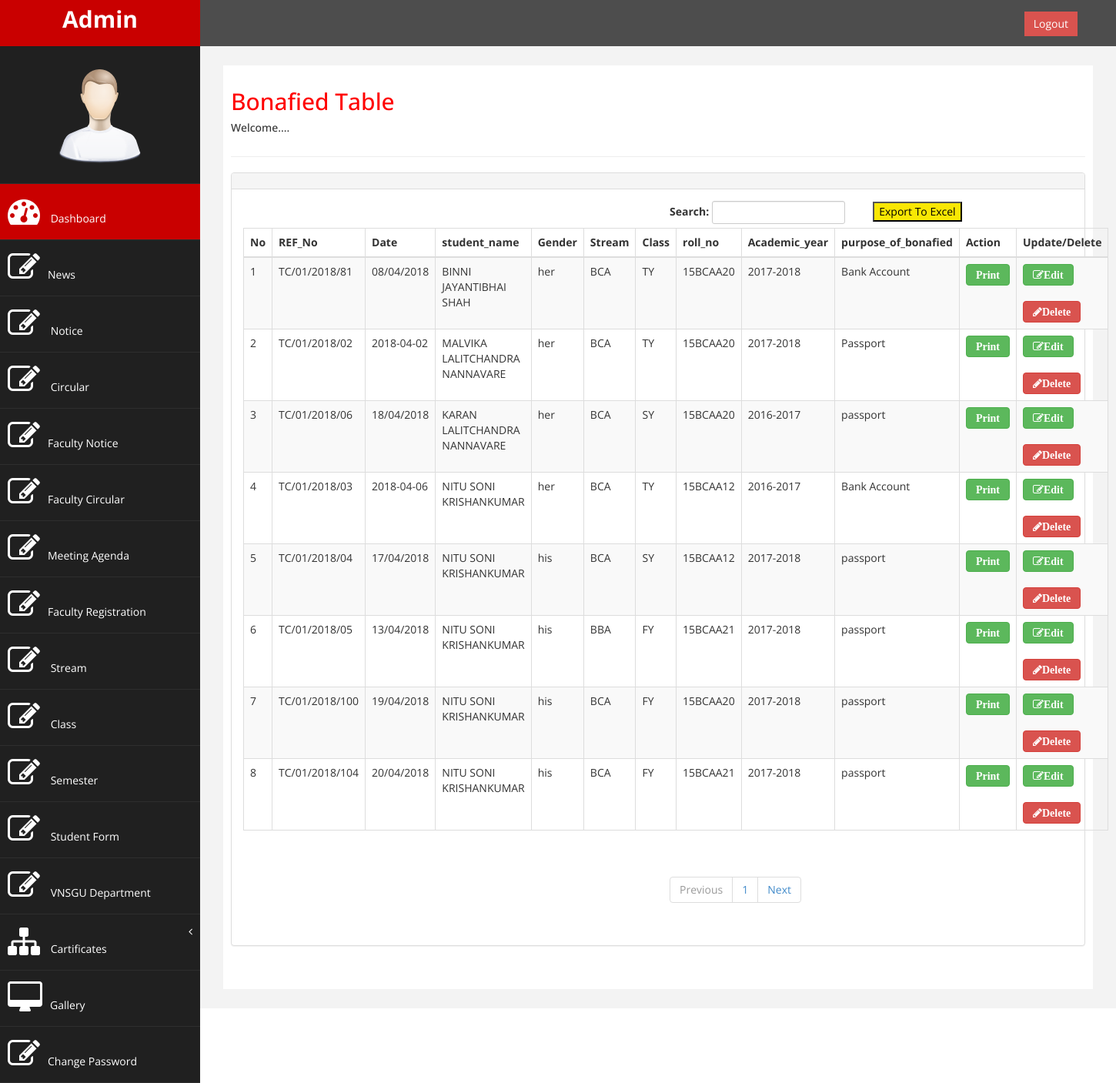
Page /admin/viewbonafied.php (signed in) on the committed database.
### tables this page shows
CREATE TABLE `bonafied` (
  `bono_id` int(11) NOT NULL,
  `re_no` varchar(50) DEFAULT NULL,
  `date` varchar(20) DEFAULT NULL,
  `student_id` int(100) DEFAULT NULL,
  `gender1` varchar(20) DEFAULT NULL,
  `class_id` int(11) NOT NULL,
  `stream_id` int(10) DEFAULT NULL,
  `roll_no` varchar(30) DEFAULT NULL,
  `academic_year` varchar(30) DEFAULT NULL,
  `bonafied_purpose_id` int(10) DEFAULT NULL
);

CREATE TABLE `student_detail` (
  `student_id` int(11) NOT NULL,
  `name` varchar(50) DEFAULT NULL,
  `address` varchar(100) DEFAULT NULL,
  `city` varchar(30) DEFAULT NULL,
  `pin` int(11) DEFAULT NULL,
  `mobile` bigint(20) DEFAULT NULL,
  `email` varchar(35) DEFAULT NULL,
  `dob` date NOT NULL,
  `stream_id` int(11) DEFAULT NULL,
  `class_id` int(11) DEFAULT NULL
);

CREATE TABLE `stream` (
  `stream_id` int(11) NOT NULL,
  `stream` varchar(20) DEFAULT NULL
);

CREATE TABLE `type_of_class` (
  `class_id` int(11) NOT NULL,
  `stream_id` int(11) NOT NULL,
  `class` varchar(20) DEFAULT NULL
);

CREATE TABLE `bonafied_purpose` (
  `bonafied_purpose_id` int(11) NOT NULL,
  `purpose_of_bonafied` varchar(200) DEFAULT NULL
);

### admin/viewbonafied.php (the view, shortened to what this page needs)
<?php
$servername = "localhost";
$username = "root";
$password = "";
$dbname = "oas";
$conn = new mysqli($servername, $username, $password, $dbname);
?>
<!DOCTYPE html PUBLIC "-//W3C//DTD XHTML 1.0 Transitional//EN" "http://www.w3.org/TR/xhtml1/DTD/xhtml1-transitional.dtd">
<html xmlns="http://www.w3.org/1999/xhtml">
<head>
</head>
<body>
<?php include 'header1.php';?>
<div id="page-wrapper" >
            <div id="page-inner">
                <div class="row">
                    <div class="col-md-12">
                     <h2>Bonafied Table</h2>
                        <h5>Welcome.... </h5>
                    </div>
                </div>
                 <hr />
          <div class="row">
                <div class="col-md-12">
                    <div class="panel panel-default">
                        <div class="panel-heading">
                        </div>
                        <div class="panel-body">
                            <div class="table-responsive">
                                <div id="dataTables-example_wrapper" class="dataTables_wrapper form-inline" role="grid"><div class="row"><div class="col-sm-6"><div class="dataTables_length" id="dataTables-example_length"></div></div><div class="col-sm-6"><div id="dataTables-example_filter" class="dataTables_filter"><label>Search:&nbsp;<input type="search" class="form-control input-sm" aria-controls="dataTables-example" onKeyUp="aa();" id="sea">&nbsp;&nbsp;&nbsp;&nbsp;&nbsp;&nbsp;&nbsp;&nbsp;&nbsp;&nbsp;</label><button style="background:#F9E704"><a href="exportbonafide.php"><font color="#000000">Export To Excel</font></a></button></div></div></div><div id="data"><table class="table table-striped table-bordered table-hover dataTable no-footer" id="dataTables-example" aria-describedby="dataTables-example_info">
                                    <thead>
                                        <tr role="row"><th class="sorting_asc" tabindex="0" aria-controls="dataTables-example" rowspan="1" colspan="1" aria-sort="ascending" aria-label="Rendering engine: activate to sort column ascending" style="width: 200px;">No</th><th class="sorting_asc" tabindex="0" aria-controls="dataTables-example" rowspan="1" colspan="1" aria-sort="ascending" aria-label="Rendering engine: activate to sort column ascending" style="width: 200px;">REF_No</th><th class="sorting" tabindex="0" aria-controls="dataTables-example" rowspan="1" colspan="1" aria-label="Browser: activate to sort column ascending" style="width: 292px;">Date</th><th class="sorting" tabindex="0" aria-controls="dataTables-example" rowspan="1" colspan="1" aria-label="Browser: activate to sort column ascending" style="width: 292px;">student_name</th><th class="sorting" tabindex="0" aria-controls="dataTables-example" rowspan="1" colspan="1" aria-label="Browser: activate to sort column ascending" style="width: 292px;">Gender</th><th class="sorting" tabindex="0" aria-controls="dataTables-example" rowspan="1" colspan="1" aria-label="Browser: activate to sort column ascending" style="width: 292px;">Stream</th><th class="sorting" tabindex="0" aria-controls="dataTables-example" rowspan="1" colspan="1" aria-label="Browser: activate to sort column ascending" style="width: 292px;">Class</th><th class="sorting" tabindex="0" aria-controls="dataTables-example" rowspan="1" colspan="1" aria-label="Browser: activate to sort column ascending" style="width: 292px;">roll_no</th><th class="sorting" tabindex="0" aria-controls="dataTables-example" rowspan="1" colspan="1" aria-label="Browser: activate to sort column ascending" style="width: 292px;">Academic_year</th><th class="sorting" tabindex="0" aria-controls="dataTables-example" rowspan="1" colspan="1" aria-label="Browser: activate to sort column ascending" style="width: 292px;">purpose_of_bonafied</th> <th class="sorting" tabindex="0" aria-controls="dataTables-example" rowspan="1" colspan="1" aria-label="Browser: activate to sort column ascending" style="width: 292px;">Action</th><th class="sorting" tabindex="0" aria-controls="dataTables-example" rowspan="1" colspan="1" aria-label="Browser: activate to sort column ascending" style="width: 292px;">Update/Delete</th></tr>
                                    </thead>
                                    <tbody>
                                    <?php
						                                        $record_per_page=10;
$page='';
if(isset($_GET["page"]))
{
	$page=$_GET["page"];
}
else
{
	$page=1;
}
$start_from=($page-1)*$record_per_page;
									     $ret="select a.bono_id,b.name,a.gender1,s.stream,c.class,p.purpose_of_bonafied,a.re_no,a.date,a.roll_no,a.academic_year from bonafied a,student_detail b,type_of_class c,stream s,bonafied_purpose p where a.student_id=b.student_id and a.stream_id=s.stream_id and a.class_id=c.class_id and a.bonafied_purpose_id=p.bonafied_purpose_id order by bono_id ASC LIMIT $start_from,$record_per_page";
$stmt = $conn->prepare($ret) ;
$stmt->execute() ;
$res=$stmt->get_result();
$cnt=1;
while($row=$res->fetch_object())
	  {
	  	?>
                                    <tr class="gradeA odd">
                                            <td class="sorting_1"><?php echo $cnt;;?></td>
                                            <td class=" "><?php echo $row->re_no;?></td>
                                            <td class=" "><?php echo $row->date;?></td>
                                            <td class=" "><?php echo $row->name;?></td>
                                            <td class=" "><?php echo $row->gender1;?></td>
                                            <td class=" "><?php echo $row->stream;?></td>
                                            <td class=" "><?php echo $row->class;?></td>
                                            <td class=" "><?php echo $row->roll_no;?></td>
                                            <td class=" "><?php echo $row->academic_year;?></td>
                                            <td class=" "><?php echo $row->purpose_of_bonafied;?></td>
                                             <td><a href="bonafieddesign.php?bono_id=<?php echo $row->bono_id;?>" class="btn btn-success fa "><b>Print</b></a></td>
                                            <td><a href="updatebonafied.php?bono_id=<?php echo $row->bono_id;?>" class="btn btn-success fa fa-edit"><b>Edit</b></a>
<a href="viewbonafied.php?del=<?php echo $row->bono_id;?>" class="btn btn-danger fa fa-pencil" onclick="return confirm('Do you want to delete');"><b>Delete</b></a></td>
                                        </tr>
                                        <?php $cnt=$cnt+1; }?>
                                        </tbody>
                                </table></div></div><div class="row"><div class="col-sm-6">
							</div><div class="col-sm-6">
                           <div class="pagination">
		<?php
		$page_query="select * from bonafied ORDER BY bono_id ASC";
		$page_result=mysqli_query($conn,$page_query);
		$total_records=mysqli_num_rows($page_result);
		$total_pages=ceil($total_records/$record_per_page);
		$pagLink = "<nav><ul class='pagination'><li class='paginate_button previous disabled' aria-controls='dataTables-example' tabindex='0' id='dataTables-example_previous'><a href='#'>Previous</a></li>";
		for($i=1;$i<=$total_pages;$i++)
		{
			 $pagLink .= "<li class='paginate_button' aria-controls='dataTables-example' tabindex='0'><a href='viewbonafied.php?page=".$i."'>".$i."</a></li>";
		};
		echo $pagLink . "<li class='paginate_button next' aria-controls='dataTables-example' tabindex='0' id='dataTables-example_next'><a href='viewebonafied.php?page=".$i."'>Next</a></li></ul></nav>";
		?>
							</div>
	</div>
							</div>
						</div>
	 </div>
                    </div>
                </div>
            </div>
                </div>
            </div>
<?php include 'footer1.php';?>
</body>
</html>

### admin/assets/css/custom.css (style rules this page uses)
body { font-family: 'Open Sans', sans-serif; }
#page-wrapper { padding: 15px 15px; min-height: 600px; background:#F3F3F3; }
#page-inner { width:100%; margin:10px 20px 10px 0px; background-color:#fff!important; padding:10px; min-height:1200px; }
h2 { color: #f00; }
@media (min-width:768px) { #page-wrapper { margin: 0 0 0 260px; padding: 15px 30px; min-height: 1200px; } }

### rows in the picture
bonafied: re_no "TC/01/2018/81", date "08/04/2018", student.name "BINNI JAYANTIBHAI SHAH", gender1 "her", stream.stream "BCA", class.class "TY", roll_no "15BCAA20", academic_year "2017-2018", bonafied_purpose.purpose_of_bonafied "Bank Account"
bonafied: re_no "TC/01/2018/02", date "2018-04-02", student.name "MALVIKA LALITCHANDRA NANNAVARE", gender1 "her", stream.stream "BCA", class.class "TY", roll_no "15BCAA20", academic_year "2017-2018", bonafied_purpose.purpose_of_bonafied "Passport"
bonafied: re_no "TC/01/2018/06", date "18/04/2018", student.name "KARAN LALITCHANDRA NANNAVARE", gender1 "her", stream.stream "BCA", class.class "SY", roll_no "15BCAA20", academic_year "2016-2017", bonafied_purpose.purpose_of_bonafied "passport"
bonafied: re_no "TC/01/2018/03", date "2018-04-06", student.name "NITU SONI KRISHANKUMAR", gender1 "her", stream.stream "BCA", class.class "TY", roll_no "15BCAA12", academic_year "2016-2017", bonafied_purpose.purpose_of_bonafied "Bank Account"
bonafied: re_no "TC/01/2018/04", date "17/04/2018", student.name "NITU SONI KRISHANKUMAR", gender1 "his", stream.stream "BCA", class.class "SY", roll_no "15BCAA12", academic_year "2017-2018", bonafied_purpose.purpose_of_bonafied "passport"
bonafied: re_no "TC/01/2018/05", date "13/04/2018", student.name "NITU SONI KRISHANKUMAR", gender1 "his", stream.stream "BBA", class.class "FY", roll_no "15BCAA21", academic_year "2017-2018", bonafied_purpose.purpose_of_bonafied "passport"
bonafied: re_no "TC/01/2018/100", date "19/04/2018", student.name "NITU SONI KRISHANKUMAR", gender1 "his", stream.stream "BCA", class.class "FY", roll_no "15BCAA20", academic_year "2017-2018", bonafied_purpose.purpose_of_bonafied "passport"
bonafied: re_no "TC/01/2018/104", date "20/04/2018", student.name "NITU SONI KRISHANKUMAR", gender1 "his", stream.stream "BCA", class.class "FY", roll_no "15BCAA21", academic_year "2017-2018", bonafied_purpose.purpose_of_bonafied "passport"
